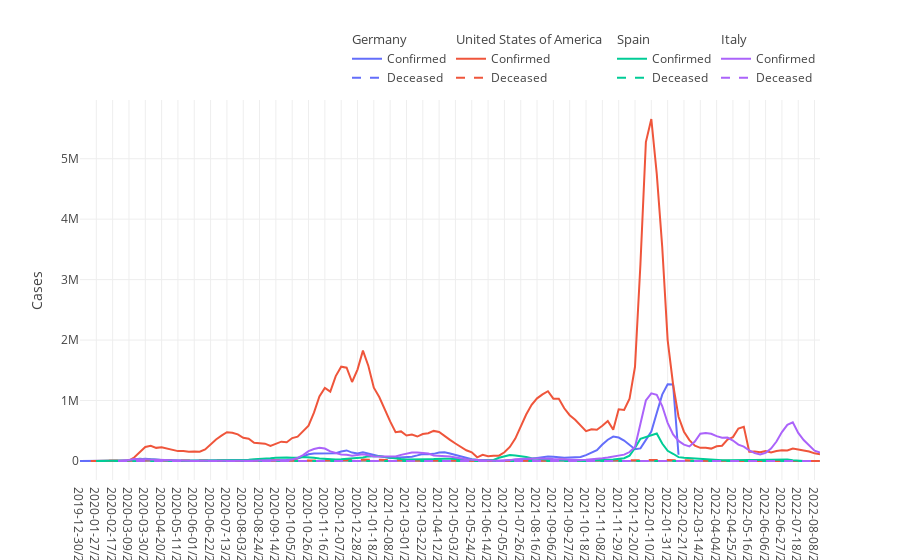

Notebook code cell kept with this figure:
### Markdown cell above
**2. Plot the series of confirmed and deceased cases, per country**

Each country must have a different color, and the confirmed and decesaed should be represented with continuous and dashed lines, respectively.

### Code cell
figure = go.Figure()

for i, country in enumerate(macrotable.country_name.unique()):
    color = px.colors.qualitative.Plotly[i]
    aux = macrotable[macrotable.country_name==country]
    figure.add_traces([
        go.Scatter(x=aux["week"], y=aux["new_confirmed"], 
                   line=dict(dash="solid", color=color),
                   name="Confirmed",legendgroup=country,
                   legendgrouptitle=go.scatter.Legendgrouptitle(text=country)),
        go.Scatter(x=aux["week"], y=aux["new_deceased"], 
                   line=dict(dash="dash", color=color),
                   name="Deceased", legendgroup=country,
                   legendgrouptitle=go.scatter.Legendgrouptitle(text=country))
    ])
    
# Update layout axes
figure.update_yaxes(title_text="Cases")

# Update layout legend
figure.update_layout(legend=dict(
    orientation="h",
    yanchor="bottom",
    y=1.02,
    xanchor="right",
    x=1
))
